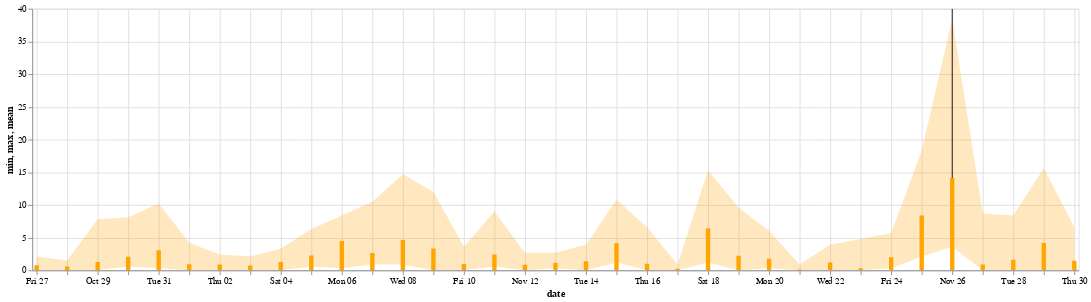

The notebook cell saved with this chart:
### Code cell
ensemble_df = pd.DataFrame(data={'min' : df_ecmwf_ensemble.set_index('date').min(axis=1), 'max' : df_ecmwf_ensemble.set_index('date').max(axis=1), 'mean' : df_ecmwf_ensemble.set_index('date').mean(axis=1)}).reset_index()

area = alt.Chart(ensemble_df).mark_area(opacity=0.25, color='orange').encode(x='date', y='min', y2='max').properties(width=1200, height=300).interactive()

bar = alt.Chart(ensemble_df).mark_bar(color='orange').encode(x='date', y='mean', tooltip=['mean', 'date'])


rule = alt.Chart(pd.DataFrame({
  'date': [datetime.datetime.now().strftime("%Y-%m-%d")],
  'color': ['black']
})).mark_rule().encode(x='date:T') 



chart = area + rule + bar
chart.properties(width=1200, height=300).interactive()

### Figure 1 — Vega-Lite specification as saved in the notebook (floating-point values rounded to 4 significant figures)
{"config": {"view": {"continuousWidth": 300, "continuousHeight": 300}}, "layer": [{"data": {"name": "data-67e117c96a5fbeb2a8f3d19dd176e6ad"}, "mark": {"type": "area", "color": "orange", "opacity": 0.25}, "encoding": {"x": {"field": "date", "type": "temporal"}, "y": {"field": "min", "type": "quantitative"}, "y2": {"field": "max"}}, "name": "view_2"}, {"data": {"name": "data-82faa6128d35c1412f367b126f12a251"}, "mark": {"type": "rule"}, "encoding": {"x": {"field": "date", "type": "temporal"}}}, {"data": {"name": "data-67e117c96a5fbeb2a8f3d19dd176e6ad"}, "mark": {"type": "bar", "color": "orange"}, "encoding": {"tooltip": [{"field": "mean", "type": "quantitative"}, {"field": "date", "type": "temporal"}], "x": {"field": "date", "type": "temporal"}, "y": {"field": "mean", "type": "quantitative"}}}], "height": 300, "params": [{"name": "param_3", "select": {"type": "interval", "encodings": ["x", "y"]}, "bind": "scales", "views": ["view_2"]}, {"name": "param_4", "select": {"type": "interval", "encodings": ["x", "y"]}, "bind": "scales", "views": ["view_2"]}], "width": 1200, "$schema": "https://vega.github.io/schema/vega-lite/v5.15.1.json", "datasets": {"data-67e117c96a5fbeb2a8f3d19dd176e6ad": [{"date": "2023-10-27T00:00:00", "min": 0.0, "max": 2.1, "mean": 0.7588}, {"date": "2023-10-28T00:00:00", "min": 0.0, "max": 1.5, "mean": 0.5765}, {"date": "2023-10-29T00:00:00", "min": 0.0, "max": 7.8, "mean": 1.276}, {"date": "2023-10-30T00:00:00", "min": 0.6, "max": 8.1, "mean": 2.082}, {"date": "2023-10-31T00:00:00", "min": 0.3, "max": 10.2, "mean": 3.071}, {"date": "2023-11-01T00:00:00", "min": 0.0, "max": 4.2, "mean": 0.9118}, {"date": "2023-11-02T00:00:00", "min": 0.0, "max": 2.4, "mean": 0.9059}, {"date": "2023-11-03T00:00:00", "min": 0.0, "max": 2.1, "mean": 0.7412}, {"date": "2023-11-04T00:00:00", "min": 0.0, "max": 3.3, "mean": 1.276}, {"date": "2023-11-05T00:00:00", "min": 0.6, "max": 6.3, "mean": 2.259}, {"date": "2023-11-06T00:00:00", "min": 0.3, "max": 8.4, "mean": 4.476}, {"date": "2023-11-07T00:00:00", "min": 0.9, "max": 10.5, "mean": 2.647}, {"date": "2023-11-08T00:00:00", "min": 0.9, "max": 14.7, "mean": 4.618}, {"date": "2023-11-09T00:00:00", "min": 0.0, "max": 12.0, "mean": 3.335}, {"date": "2023-11-10T00:00:00", "min": 0.0, "max": 3.6, "mean": 0.9588}, {"date": "2023-11-11T00:00:00", "min": 0.6, "max": 9.0, "mean": 2.406}, {"date": "2023-11-12T00:00:00", "min": 0.0, "max": 2.7, "mean": 0.8353}, {"date": "2023-11-13T00:00:00", "min": 0.3, "max": 2.7, "mean": 1.176}, {"date": "2023-11-14T00:00:00", "min": 0.0, "max": 3.9, "mean": 1.382}, {"date": "2023-11-15T00:00:00", "min": 1.2, "max": 10.8, "mean": 4.135}, {"date": "2023-11-16T00:00:00", "min": 0.0, "max": 6.6, "mean": 1.0}, {"date": "2023-11-17T00:00:00", "min": 0.0, "max": 0.9, "mean": 0.2529}, {"date": "2023-11-18T00:00:00", "min": 1.2, "max": 15.3, "mean": 6.418}, {"date": "2023-11-19T00:00:00", "min": 0.0, "max": 9.6, "mean": 2.241}, {"date": "2023-11-20T00:00:00", "min": 0.3, "max": 6.0, "mean": 1.776}, {"date": "2023-11-21T00:00:00", "min": 0.0, "max": 0.9, "mean": 0.1412}, {"date": "2023-11-22T00:00:00", "min": 0.0, "max": 3.9, "mean": 1.188}, {"date": "2023-11-23T00:00:00", "min": 0.0, "max": 4.8, "mean": 0.3176}, {"date": "2023-11-24T00:00:00", "min": 0.3, "max": 5.7, "mean": 2.0}, {"date": "2023-11-25T00:00:00", "min": 2.1, "max": 18.3, "mean": 8.365}, {"date": "2023-11-26T00:00:00", "min": 3.6, "max": 38.4, "mean": 14.13}, {"date": "2023-11-27T00:00:00", "min": 0.0, "max": 8.7, "mean": 0.9}, {"date": "2023-11-28T00:00:00", "min": 0.0, "max": 8.4, "mean": 1.6}, {"date": "2023-11-29T00:00:00", "min": 0.0, "max": 15.6, "mean": 4.188}, {"date": "2023-11-30T00:00:00", "min": 0.0, "max": 6.6, "mean": 1.482}], "data-82faa6128d35c1412f367b126f12a251": [{"date": "2023-11-26", "color": "black"}]}}
